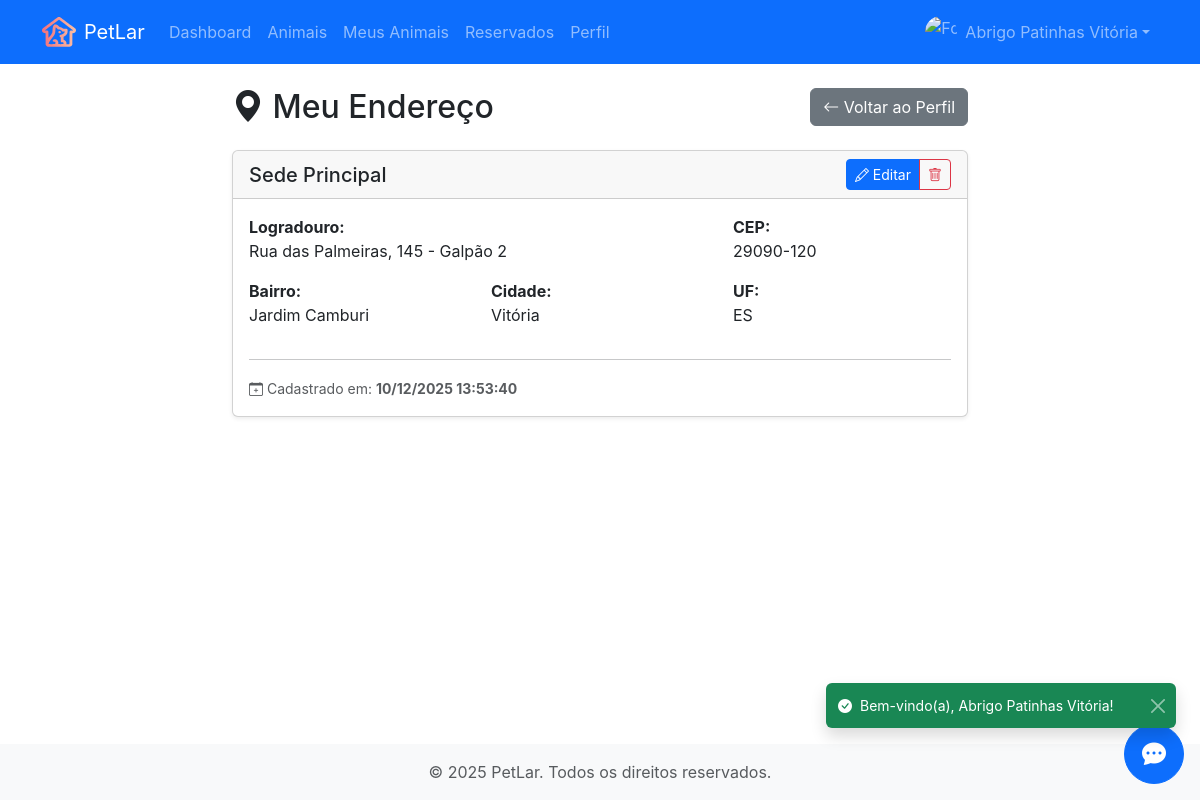
The app's page /usuario/endereco/visualizar (signed in) with its own data.
### tables this page shows
CREATE TABLE endereco (
    id INTEGER PRIMARY KEY AUTOINCREMENT,
    id_usuario INTEGER NOT NULL,
    titulo TEXT NOT NULL,
    logradouro TEXT NOT NULL,
    numero INTEGER NOT NULL,
    complemento TEXT,
    bairro TEXT NOT NULL,
    cidade TEXT NOT NULL,
    uf TEXT NOT NULL,
    cep TEXT NOT NULL,
    data_cadastro TIMESTAMP DEFAULT CURRENT_TIMESTAMP,
    data_atualizacao TIMESTAMP DEFAULT CURRENT_TIMESTAMP,
    FOREIGN KEY (id_usuario) REFERENCES usuario(id)
);

### routes/usuario_endereco_routes.py (the view)
@router.get("/visualizar")
@requer_autenticacao()
async def visualizar(request: Request, usuario_logado: Optional[dict] = None):
    assert usuario_logado is not None
    endereco = _obter_endereco_usuario(usuario_logado.id)
    if not endereco:
        informar_erro(request, "Voce ainda nao possui endereco cadastrado.")
        return RedirectResponse(
            "/usuario/endereco/cadastrar", status_code=status.HTTP_303_SEE_OTHER
        )
    return templates.TemplateResponse(
        "perfil/endereco/visualizar.html",
        {"request": request, "endereco": endereco, "usuario_logado": usuario_logado},
    )

### templates/perfil/endereco/visualizar.html (shortened to what this page needs)
{% extends "base_privada.html" %}
{% block content %}
<div class="row justify-content-center">
    <div class="col-lg-8">
        <div class="d-flex justify-content-between align-items-center mb-4">
            <h2 class="mb-0"><i class="bi bi-geo-alt-fill"></i> Meu Endereço</h2>
            <a href="/usuario/perfil" class="btn btn-secondary">
                <i class="bi bi-arrow-left"></i> Voltar ao Perfil
            </a>
        </div>
        <div class="card shadow-sm">
            <div class="card-header">
                <div class="d-flex justify-content-between align-items-center">
                    <h5 class="mb-0">{{ endereco.titulo }}</h5>
                    <div class="btn-group btn-group-sm">
                        <a href="/usuario/endereco/editar" class="btn btn-primary" title="Editar">
                            <i class="bi bi-pencil"></i> Editar
                        </a>
                        <button type="button" class="btn btn-outline-danger" title="Excluir"
                            onclick="excluirEndereco()">
                            <i class="bi bi-trash"></i>
                        </button>
                    </div>
                </div>
            </div>
            <div class="card-body">
                <div class="row">
                    <div class="col-md-8 mb-3">
                        <strong>Logradouro:</strong><br>
                        {{ endereco.logradouro }}{% if endereco.numero %}, {{ endereco.numero }}{% else %}, S/N{% endif %}
                        {% if endereco.complemento %} - {{ endereco.complemento }}{% endif %}
                    </div>
                    <div class="col-md-4 mb-3">
                        <strong>CEP:</strong><br>
                        {{ endereco.cep }}
                    </div>
                    <div class="col-md-4 mb-3">
                        <strong>Bairro:</strong><br>
                        {{ endereco.bairro }}
                    </div>
                    <div class="col-md-4 mb-3">
                        <strong>Cidade:</strong><br>
                        {{ endereco.cidade }}
                    </div>
                    <div class="col-md-4 mb-3">
                        <strong>UF:</strong><br>
                        {{ endereco.uf }}
                    </div>
                </div>
                {% if endereco.data_cadastro or endereco.data_atualizacao %}
                <hr>
                <small class="text-muted">
                    {% if endereco.data_cadastro %}
                    <i class="bi bi-calendar-plus"></i> Cadastrado em: <strong>{{ endereco.data_cadastro|data_hora_br }}</strong>
                    {% endif %}
                </small>
                {% endif %}
            </div>
        </div>
    </div>
</div>
{% endblock %}

### templates/base_privada.html (shortened to what this page needs)
{% set erros = erros if erros is defined else {} %}
{% set dados = dados if dados is defined else {} %}
<!DOCTYPE html>
<html lang="pt-BR">
<head>
    <link href="/static/css/bootstrap.min.css" rel="stylesheet">
    <link rel="stylesheet" href="/static/css/custom.css">
    {% if request.session.get('usuario_logado') %}
    <link rel="stylesheet" href="/static/css/widget-chat.css">
    {% endif %}
</head>
<body class="d-flex flex-column min-vh-100">
    <nav class="navbar navbar-expand-lg navbar-dark bg-primary">
        <div class="container">
            <a class="navbar-brand d-flex align-middle" href="/index">
                <img src="/static/img/logo.svg" alt="Logo" height="30" class="d-inline-block align-text-top me-2"
                    onerror="this.style.display='none'">
                {{ APP_NAME }}
            </a>
            <div class="collapse navbar-collapse" id="navbarNav">
                <ul class="navbar-nav me-auto">
                    <li class="nav-item">
                        <a class="nav-link {{ 'active' if request.path == '/usuario' else '' }}"
                            href="/usuario"
                            {{ 'aria-current=page' if request.path == '/usuario' else '' }}>Dashboard</a>
                    </li>
                    <li class="nav-item">
                        <a class="nav-link {{ 'active' if '/animais' in request.path and '/abrigo/' not in request.path else '' }}"
                            href="/animais">Animais</a>
                    </li>
                    {% if usuario_logado and usuario_logado.perfil == 'Administrador' %}
                    <li class="nav-item dropdown">
                        <a class="nav-link dropdown-toggle {{ 'active' if '/admin/' in request.path else '' }}"
                            href="#" role="button" data-bs-toggle="dropdown">
                            <i class="bi bi-gear"></i> Admin
                        </a>
                        <ul class="dropdown-menu">
                            <li><a class="dropdown-item" href="/admin/espécies/listar">Espécies</a></li>
                            <li><a class="dropdown-item" href="/admin/raças/listar">Raças</a></li>
                            <li><hr class="dropdown-divider"></li>
                            <li><a class="dropdown-item" href="/admin/usuarios/listar">Usuários</a></li>
                            <li><a class="dropdown-item" href="/admin/chamados/listar">Chamados</a></li>
                            <li><hr class="dropdown-divider"></li>
                            <li><a class="dropdown-item" href="/admin/configuracoes">Configurações</a></li>
                            <li><a class="dropdown-item" href="/admin/tema">Tema</a></li>
                            <li><a class="dropdown-item" href="/admin/auditoria">Auditoria</a></li>
                            <li><a class="dropdown-item" href="/admin/backups/listar">Backup</a></li>
                        </ul>
                    </li>
                    {% elif usuario_logado and usuario_logado.perfil == 'Abrigo' %}
                    <li class="nav-item">
                        <a class="nav-link {{ 'active' if '/abrigo/animais/listar' in request.path or request.path == '/abrigo/animais/' else '' }}"
                            href="/abrigo/animais/listar">Meus Animais</a>
                    </li>
                    <li class="nav-item">
                        <a class="nav-link {{ 'active' if '/abrigo/animais/reservados' in request.path else '' }}"
                            href="/abrigo/animais/reservados">Reservados</a>
                    </li>
                    {% elif usuario_logado and usuario_logado.perfil == 'Adotante' %}
                    <li class="nav-item">
                        <a class="nav-link {{ 'active' if '/usuario/endereco' in request.path else '' }}"
                            href="/usuario/endereco/">Meu Endereço</a>
                    </li>
                    {% else %}
                    <li class="nav-item">
                        <a class="nav-link {{ 'active' if '/chamados/' in request.path else '' }}"
                            href="/chamados/listar">Chamados</a>
                    </li>
                    {% endif %}
                    <li class="nav-item">
                        <a class="nav-link {{ 'active' if '/usuario/perfil/' in request.path else '' }}"
                            href="/usuario/perfil/visualizar">Perfil</a>
                    </li>
                </ul>
                <ul class="navbar-nav">
                    {% include 'components/navbar_user_dropdown.html' %}
                </ul>
            </div>
        </div>
    </nav>
    <div id="toast-container" class="toast-container position-fixed bottom-0 end-0 p-4 mb-5">
    </div>
    <main class="container d-flex flex-column flex-fill my-4">
        {% block content %}{% endblock %}
    </main>
    {% if request.session.get('usuario_logado') %}
    {% include 'components/chat_widget.html' %}
    {% endif %}
    <footer class="bg-light text-center text-muted py-3 mt-auto">
        <div class="container">
            <p class="mb-0">&copy; 2025 {{ APP_NAME }}. Todos os direitos reservados.</p>
        </div>
    </footer>
    <link rel="stylesheet" href="https://cdn.jsdelivr.net/npm/bootstrap-icons@1.13.1/font/bootstrap-icons.min.css">
</body>
</html>

### templates/components/navbar_user_dropdown.html (shortened to what this page needs)
<li class="nav-item dropdown">
    <a class="nav-link dropdown-toggle d-flex align-items-center" href="#" role="button" data-bs-toggle="dropdown">
        <img src="/static/img/usuarios/{{ '%06d' % request.session.get('usuario_logado')['id'] }}.jpg"
             alt="Foto do usuário"
             class="rounded-circle me-2 object-fit-cover"
             width="32"
             height="32"
             onerror="this.src='/static/img/user.jpg'">
        {{ request.session.get('usuario_logado')['nome'] }}
    </a>
</li>

### templates/components/chat_widget.html (shortened to what this page needs)
<div id="chat-widget-button" class="position-fixed bottom-0 end-0 m-3" onclick="toggleChatWidget()">
    <button type="button" class="btn btn-primary rounded-circle position-relative chat-widget-btn">
        <i class="bi bi-chat-dots-fill fs-4"></i>
    </button>
</div>

### static/css/custom.css (style rules this page uses)
:root { --petlar-primary: #6366f1; --petlar-primary-dark: #4f46e5; --petlar-secondary: #ec4899; --petlar-accent: #f97316; --petlar-success: #10b981; --petlar-warning: #f59e0b; --petlar-danger: #ef4444; --petlar-info: #06b6d4; --gradient-primary: linear-gradient(135deg, #667eea 0%, #764ba2 100%); --gradient-warm: linear-gradient(135deg, #f093fb 0%, #f5576c 100%); --gradient-sunset: linear-gradient(135deg, #fa709a 0%, #fee140 100%); --gradient-ocean: linear-gradient(135deg, #4facfe 0%, #00f2fe 100%); --gradient-forest: linear-gradient(135deg, #11998e 0%, #38ef7d 100%); --gradient-hero: linear-gradient(135deg, #667eea 0%, #764ba2 50%, #f093fb 100%); --shadow-sm: 0 1px 2px 0 rgb(0 0 0 / 0.05); --shadow-md: 0 4px 6px -1px rgb(0 0 0 / 0.1), 0 2px 4px -2px rgb(0 0 0 / 0.1); --shadow-lg: 0 10px 15px -3px rgb(0 0 0 / 0.1), 0 4px 6px -4px rgb(0 0 0 / 0.1); --shadow-xl: 0 20px 25px -5px rgb(0 0 0 / 0.1), 0 8px 10px -6px rgb(0 0 0 / 0.1); --shadow-2xl: 0 25px 50px -12px rgb(0 0 0 / 0.25); --shadow-colored: 0 10px 40px -10px rgba(102, 126, 234, 0.5); --radius-sm: 0.375rem; --radius-md: 0.5rem; --radius-lg: 0.75rem; --radius-xl: 1rem; --radius-2xl: 1.5rem; --radius-full: 9999px; --transition-fast: 150ms cubic-bezier(0.4, 0, 0.2, 1); --transition-normal: 300ms cubic-bezier(0.4, 0, 0.2, 1); --transition-slow: 500ms cubic-bezier(0.4, 0, 0.2, 1); --primary-color: #0d6efd; --secondary-color: #6c757d; --success-color: #198754; --danger-color: #dc3545; --warning-color: #ffc107; --info-color: #0dcaf0; --light-color: #f8f9fa; --dark-color: #212529; }
body { font-family: 'Inter', -apple-system, BlinkMacSystemFont, 'Segoe UI', Roboto, sans-serif; -webkit-font-smoothing: antialiased; -moz-osx-font-smoothing: grayscale; }
html { scroll-behavior: smooth; }

### static/css/widget-chat.css (style rules this page uses)
#chat-widget-button { z-index: 1050; display: flex; }
.chat-widget-btn { width: 60px; height: 60px; }

### records on screen
endereco: titulo "Sede Principal", logradouro "Rua das Palmeiras", numero "145", complemento "Galpão 2", cep "29090-120", bairro "Jardim Camburi", cidade "Vitória", uf "ES", data_cadastro|data_hora_br "10/12/2025 13:53:40"

### other values on screen
{{ APP_NAME }} "PetLar"
{{ request.session.get('usuario_logado')['nome'] }} "Abrigo Patinhas Vitória"
